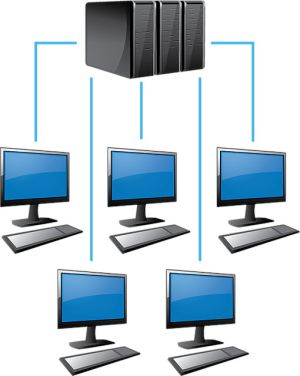
#> input picture arkusz0/obraz.jpg, 300 x 376 px, found by its file name
$ python lab9.py
#> lines starting #> are read from the running program, lines starting #| are printed output that depends on the picture
# -*- coding: utf-8 -*-
"""
Created on Mon May 18 21:45:00 2026

@author: Magda
"""

import cv2
import numpy as np

# Wczytanie obrazu w odcieniach szarości
img = cv2.imread("C:\\Users\\Magda\\Desktop\\POC\\metody\\lab13\\sheet_paper.JPEG", cv2.IMREAD_GRAYSCALE)
#img = cv2.imread("C:\\Users\\Magda\\Desktop\\POC\\obraz_odblask.jpg", cv2.IMREAD_GRAYSCALE)
img2 = cv2.imread("C:\\Users\\Magda\\Desktop\\POC\\obraz.jpg", cv2.IMREAD_GRAYSCALE)
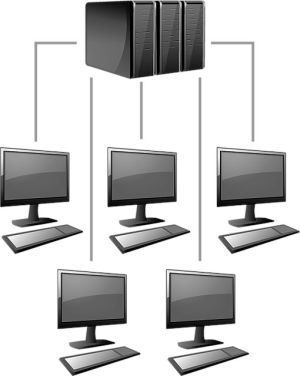
#> img2: shape (376, 300); min 0, max 255, mean 203.5

# Utworzenie obiektu CLAHE z określonym limitem kontrastu i rozmiarem kafelka
clahe = cv2.createCLAHE(clipLimit=2.0, tileGridSize=(8, 8))
clahe_img = clahe.apply(img2)
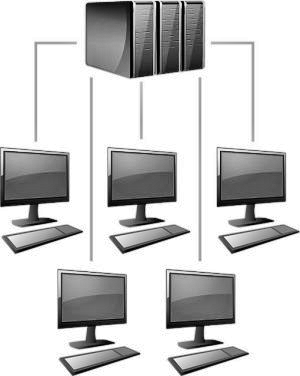
#> clahe_img: shape (376, 300); min 0, max 255, mean 205.6

cv2.imshow('clahe_output.jpg', clahe_img)
cv2.waitKey(0)
cv2.destroyAllWindows()

# Globalne wyrównanie histogramu
equalized_img = cv2.equalizeHist(img2)
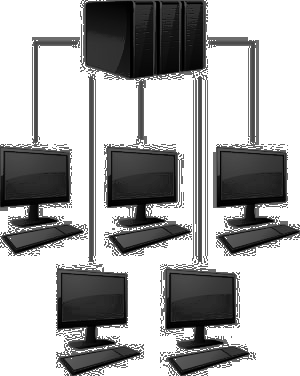
#> equalized_img: shape (376, 300); min 0, max 255, mean 169.2

cv2.imshow('equalized_output.jpg', equalized_img)
cv2.waitKey(0)
cv2.destroyAllWindows()

# alfa=1.5 (zwiększenie kontrastu o 50%), beta=0 (bez zmian jasności)
contrast_img = cv2.convertScaleAbs(img, alpha=1.5, beta=0)

cv2.imshow('linear_output.jpg', contrast_img)
cv2.waitKey(0)
cv2.destroyAllWindows()

# Wartość gamma < 1.0 rozjaśnia cienie, gamma > 1.0 przyciemnia obraz
gamma = 0.6
lookUpTable = np.empty((1, 256), np.uint8)

for i in range(256):
    lookUpTable[0, i] = np.clip(pow(i / 255.0, gamma) * 255.0, 0, 255)

#> (the run stopped early here; a loop or call above may not have finished)
